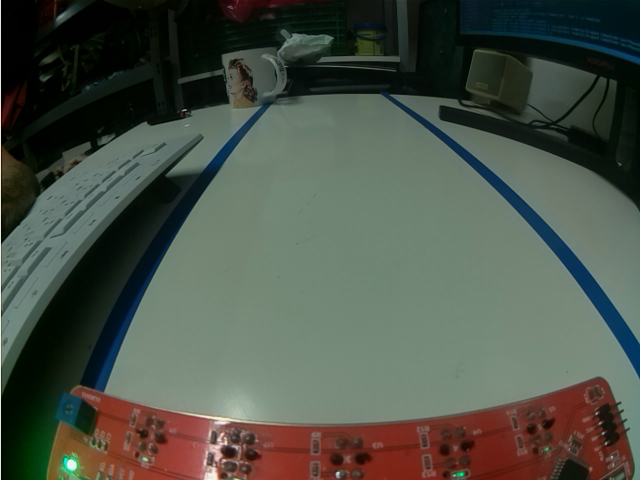
#> input picture Jan/Phase2/test_straße.png, 640 x 480 px, given in place of the camera
$ jupyter execute camcar_video.ipynb
#> lines starting #> are read from the running program, lines starting #| are printed output that depends on the picture; after the words box and inside, x2 and y2 are one past the last pixel; in counts of white or black regions, pixels touching at a corner belong together
### Jan/Phase2/basisklassen_cam.py
#!/usr/bin/env python
# Information: Module mit Basisklasse für Camera für Projekt RPiCar
# File name: basisklassen_cam.py
# Author: Robert Heise (FIDA)
# Date created: 11/10/2021
# Date last modified: 15/09/2023
# Python Version: 3.9
# Usage: U4I/FIDA "Autonomens Fahren" Sunfounder PiCar-S

import numpy as np
import cv2
import time


class Camera(object):

    def __init__(self,
                 devicenumber: int = 0,
                 buffersize: int = 1,
                 skip_frame: int = 0,
                 height: int = None,
                 width: int = None,
                 flip: bool = True,
                 colorspace: str = 'bgr') -> None:
        """Initializes Camera

        Args:
            devicenumber (int, optional): Identifies camera to be used.
                0 for default camera. Defaults to 0.
            buffersize (int, optional): _description_. Defaults to 1.
            skip_frame (int, optional): _description_. Defaults to 0.
            height (int, optional): height of images. Defaults to None -> height defaults to camera.
            width (int, optional): height. Defaults to None -> width defaults to camera
            flip (bool, optional): mirrow image on the horizonal axis. Defaults to True.
            colorspace (str, optional): 'bgr', 'rgb', 'gray' Defaults to 'bgr'.

        Note:
            Note: Some camera do not support a free choice of height and width.
            When trying to set width or height, they default to supported formats.
            This does not concern the camera used on the RPi!
        """
        self.__devicenumber = devicenumber
        self.__VideoCapture = cv2.VideoCapture(self.__devicenumber)
        if width:
            self.__VideoCapture.set(cv2.CAP_PROP_FRAME_WIDTH, width)
        if height:
            self.__VideoCapture.set(cv2.CAP_PROP_FRAME_HEIGHT, height)
        width_active = int(self.__VideoCapture.get(cv2.CAP_PROP_FRAME_WIDTH))
        height_active = int(self.__VideoCapture.get(cv2.CAP_PROP_FRAME_HEIGHT))
        self.__imgsize = (width_active, height_active)
        self.__VideoCapture.set(cv2.CAP_PROP_BUFFERSIZE, buffersize)
        self.__flip = flip
        self.__colorspace = colorspace or 'bgr'
        self.__skip_frame = skip_frame

    # [7 lines left out: function get_size, not called in this run]

    def get_frame(self) -> np.array:
        """Returns frame with tranformations applied

        Raises:
            Exception: Exception, if camera is not accessible

        Returns:
            np.array: frame representing the image
        """
        if not self.__VideoCapture.isOpened():
            raise Exception("Could not open video device")
        else:
            if self.__skip_frame:
                for i in range(int(self.__skip_frame)):
                    _, frame = self.__VideoCapture.read()
            _, frame = self.__VideoCapture.read()
#> frame is the input picture: shape (480, 640, 3); mean B, G, R 71.6, 82.1, 75.4
            if self.__flip:
                frame = cv2.flip(frame, -1)
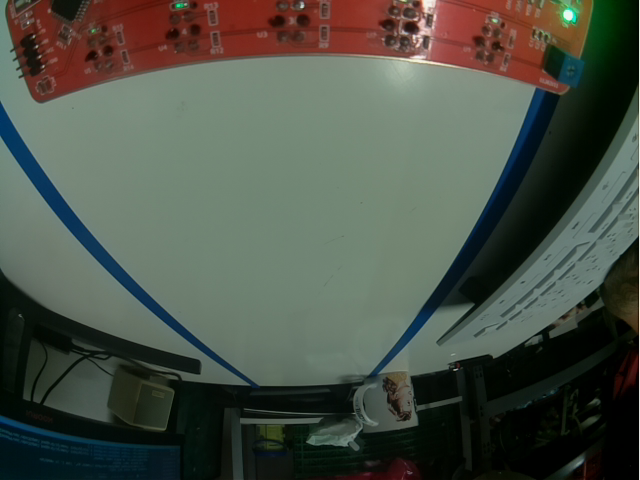
#> frame: shape (480, 640, 3); mean B, G, R 71.6, 82.1, 75.4
            if self.__colorspace == 'rgb':
                frame = cv2.cvtColor(frame, cv2.COLOR_BGR2RGB)
            elif self.__colorspace == 'gray':
                frame = cv2.cvtColor(frame, cv2.COLOR_BGR2GRAY)
            else:
                pass
        return frame

    # [8 lines left out: function check, not called in this run]

    def release(self) -> None:
        """Releases camera and allows other processes to access it_
        """
        self.__VideoCapture.release()


# [11 lines that do not run on import are left out]

### Jan/Phase2/camcar_video.ipynb
[cell 1]
import numpy as np
import cv2 as cv
import matplotlib.pylab as plt
from basisklassen_cam import Camera
import time

def draw_lines(parameter_mask,img):
        img2 = img.copy()
        img2 = cv.cvtColor(img2, cv.COLOR_GRAY2RGB)
        for line in parameter_mask:
            rho,theta = line[0]
            try:
                a = -np.cos(theta)/np.sin(theta) # Anstieg der Gerade
                b = rho/np.sin(theta)            # Absolutglied/Intercept/Schnittpunkt mit der y-Achse
                x1 = 0
                y1 = int(b)
                x2 = 1000
                y2 = int(a*1000+b)
            except:

                pass
            if y1 > 0:
                print(y1,y2)
            img2=cv.line(img2,(x1,y1),(x2,y2),(200,100,100),1) # adds a line to an image


        return img2


cam = Camera()
lower = np.array([95, 0, 0])
upper = np.array([125, 255, 255])
rho = 1  # distance precision in pixel, i.e. 1 pixel
angle = np.pi / 180  # angular precision in radian, i.e. 1 degree
min_threshold = 220  # minimal of votes, Je geringer Min_threshold, dest mehr Geraden werden erkannt.


while True:
    img = cam.get_frame()
    img_cut = img[80:380,50:600].copy()
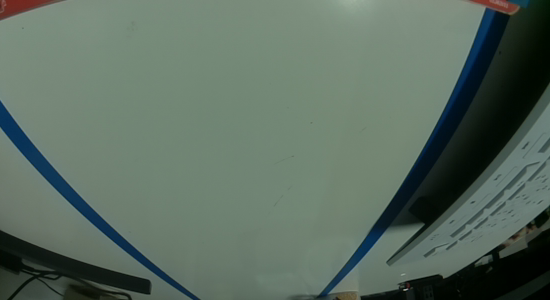
#> img_cut: shape (300, 550, 3); mean B, G, R 96.4, 108.3, 91.4
    img_cut_HSV = cv.cvtColor(img_cut,cv.COLOR_BGR2HSV)
#> img_cut_HSV: shape (300, 550, 3); mean H, S, V 66.8, 63.3, 109.7

    image_mask = cv.inRange(img_cut_HSV, lower, upper)
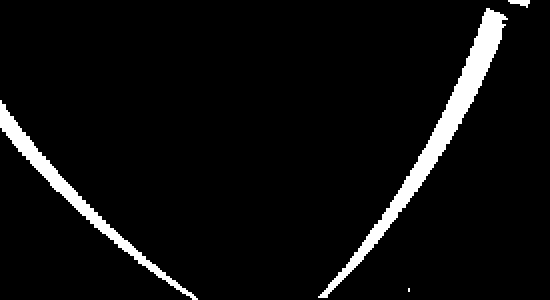
#> image_mask: shape (300, 550); 5.3% white; 4 white regions (1 under 20 px), largest, box (x1, y1, x2, y2) and area: (318, 8, 508, 298) 5560, (0, 100, 198, 300) 3032, (508, 0, 530, 8) 104
    parameter_mask = cv.HoughLines(image_mask, rho, angle, min_threshold)
#> parameter_mask = 15 rows, first 8: [83, 2.36], [439, 0.559], [438, 0.593], [441, 0.559], [86, 2.36], [444, 0.559], [443, 0.524], [88, 2.36]
    parameter_mask[:2]

    imageresult =  draw_lines(parameter_mask, image_mask)
#> the loop in draw_lines, `for line in parameter_mask:` made 15 passes
#> (rho, theta, a, b, y1, y2) on passes 1 to 12: (83, 2.36, 1, 117.4, 117, 1117), (439, 0.559, -1.6, 828.4, 828, -771), (438, 0.593, -1.48, 783.3, 783, -699), (441, 0.559, -1.6, 832.2, 832, -768), (86, 2.36, 1, 121.6, 121, 1121), (444, 0.559, -1.6, 837.9, 837, -762), (443, 0.524, -1.73, 886, 886, -846), (88, 2.36, 1, 124.5, 124, 1124), (446, 0.559, -1.6, 841.6, 841, -758), (95, 2.3, 0.9, 127.8, 127, 1028), (91, 2.32, 0.933, 124.4, 124, 1056), (87, 2.34, 0.966, 120.9, 120, 1086)
#| 117 1117
#| 828 -771
#| 783 -699
#| 832 -768
#| 121 1121
#| 837 -762
#| 886 -846
#| 124 1124
#> (further printed lines are left out)
#> pass 1, in draw_lines, `img2=cv.line(img2,(x1,y1),(x2,y2),(200,100,100),1)`:
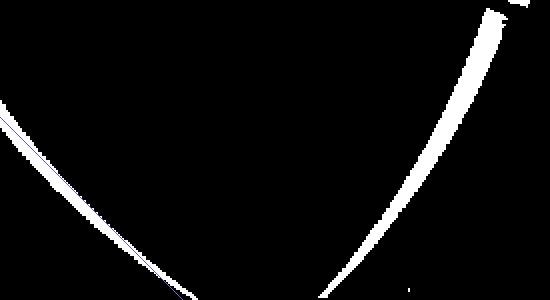
#> img2: shape (300, 550, 3); mean B, G, R 13.4, 13.3, 13.3
#> pass 2, in draw_lines, `img2=cv.line(img2,(x1,y1),(x2,y2),(200,100,100),1)`:
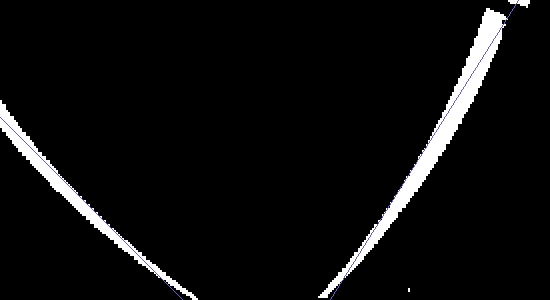
#> img2: shape (300, 550, 3); 0.18% of pixels changed, all inside (x1, y1, x2, y2) = (330, 0, 519, 300)
#> pass 3, in draw_lines, `img2=cv.line(img2,(x1,y1),(x2,y2),(200,100,100),1)`:
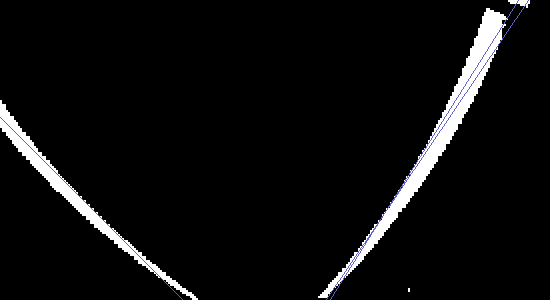
#> img2: shape (300, 550, 3); 0.17% of pixels changed, all inside (x1, y1, x2, y2) = (326, 0, 529, 300)
#> after the loop in draw_lines, `for line in parameter_mask:`:
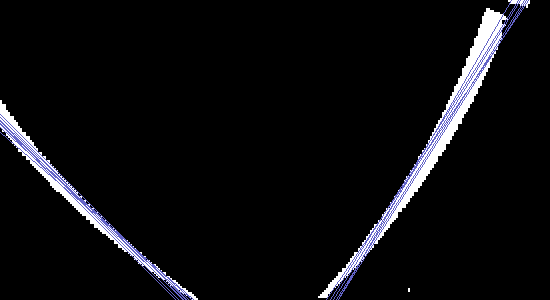
#> img2: shape (300, 550, 3); 1.32% of pixels changed, all inside (x1, y1, x2, y2) = (0, 0, 527, 300)

    cv.imshow("Display window (press q to quit)", imageresult)
    # Ende bei Drücken der Taste q
    if cv.waitKey(1) == ord('q'):
#> (key q is pressed here)
        break
    time.sleep(0.3)
# Kamera-Objekt muss "released" werden, um "später" ein neues Kamera-Objekt erstellen zu können!!!
cam.release()
cv.destroyAllWindows()

[cell 2]
cam.release()

[cell 3]
import numpy as np
import cv2 as cv
import matplotlib.pylab as plt
from basisklassen_cam import Camera
import time


def draw_line_segments(line_segments,img):
    img2 = img.copy()
    img2 = cv.cvtColor(img2, cv.COLOR_GRAY2RGB)
    for line in line_segments:
        x1,y1,x2,y2 = line[0]
        if y1 > 0:
                print(y1,y2,x2,x1)
        cv.line(img2,(x1,y1),(x2,y2),(200,100,100),1)
    return img2


cam = Camera()
lower = np.array([95, 0, 0])
upper = np.array([125, 255, 255])
rho = 1              # distance precision in pixel, i.e. 1 pixel
angle = np.pi / 180  # angular precision in radian, i.e. 1 degree
min_threshold = 220   # in etwas Anzal der Punkt auf der Geraden. Je geringer Min_threshold, desto mehr Geraden werden erkannt.
minLineLength = 10    # Minimale Linienlänge
maxLineGap = 5       # Maximale Anzahl von Lücken in der Linie

while True:
    img = cam.get_frame()
    img_cut = img[80:380,50:600].copy()
    img_cut_HSV = cv.cvtColor(img_cut,cv.COLOR_BGR2HSV)

    image_mask = cv.inRange(img_cut_HSV, lower, upper)
    image_edges = cv.Canny(image_mask,200,400)
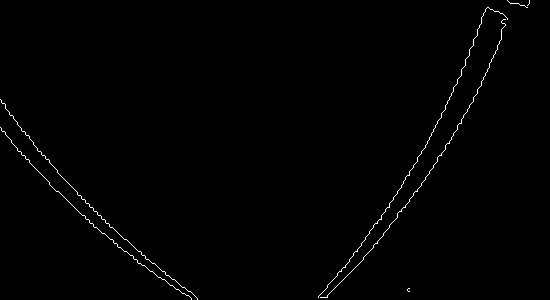
#> image_edges: shape (300, 550); 0.69% white in thin lines or dots
    line_segments = cv.HoughLinesP(image_mask, rho, angle, min_threshold, np.array([]), minLineLength=minLineLength, maxLineGap=maxLineGap)
#> line_segments = [[341, 281, 501, 35], [0, 118, 159, 277], [0, 122, 143, 265], [335, 287, 501, 32], [369, 251, 499, 43], [345, 277, 501, 37], [0, 125, 138, 263], [363, 259, 501, 39], [376, 243, 497, 49], [0, 115, 170, 285], [410, 174, 499, 13], [361, 261, 400, 194]]
    line_segments[:2]

    imageresult = draw_line_segments(line_segments,image_edges)
#> in draw_line_segments, `img2 = cv.cvtColor(img2, cv.COLOR_GRAY2RGB)`: img2: shape (300, 550, 3); 0.69% white in thin lines or dots
#> the loop in draw_line_segments, `for line in line_segments:` made 12 passes
#| 281 35 501 341
#| 118 277 159 0
#| 122 265 143 0
#| 287 32 501 335
#| 251 43 499 369
#| 277 37 501 345
#| 125 263 138 0
#| 259 39 501 363
#> (further printed lines are left out)
#> after the loop in draw_line_segments, `for line in line_segments:`:
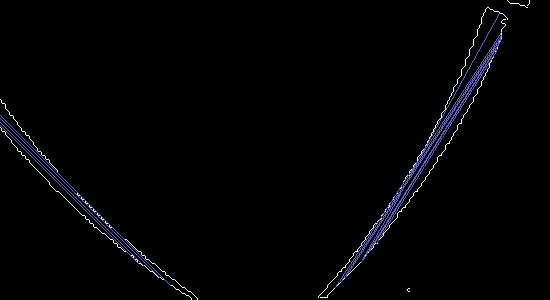
#> img2: shape (300, 550, 3); mean B, G, R 4.1, 2.8, 2.8

    cv.imshow("Display window (press q to quit)", imageresult)
    # Ende bei Drücken der Taste q
    if cv.waitKey(1) == ord('q'):
#> (key q is pressed here)
        break
    time.sleep(0.3)
# Kamera-Objekt muss "released" werden, um "später" ein neues Kamera-Objekt erstellen zu können!!!
cam.release()
cv.destroyAllWindows()
